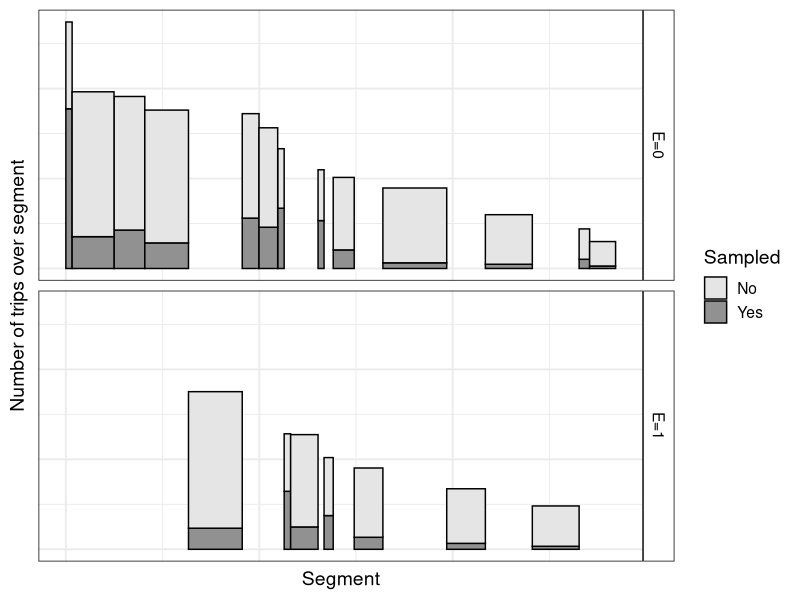
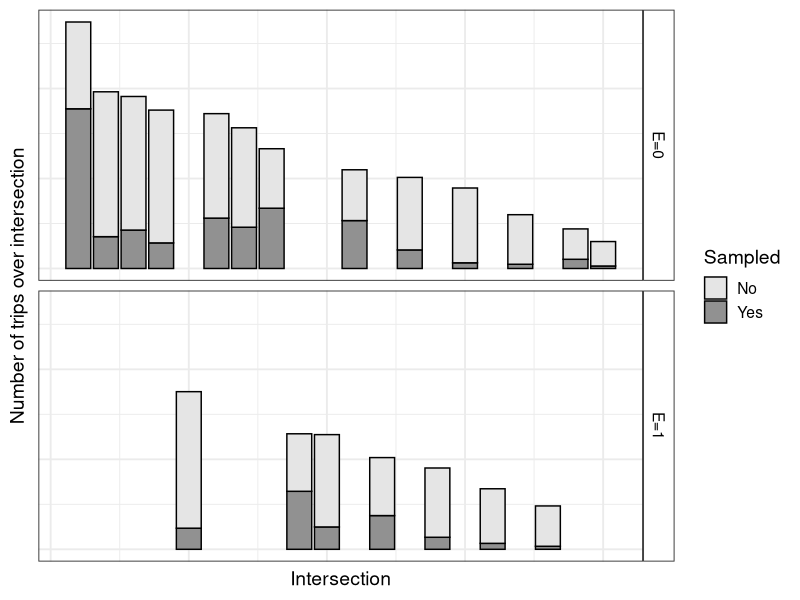

Reproduce these figures in R, in order.
## ---- chunk 1

library(tidyverse) 
library(truncnorm)
## ---- chunk 2
fig1_df = 1:20 %>% 
  as_tibble() %>% 
  rename(id=value) %>%
  mutate(
    L=rtruncnorm(a=3,
                 mean=20, sd=20, n=n()),
    #induce a slight negative association between segment length (L) and
    #the number of times the segment was traveled upon (N)
    N=rtruncnorm(a=5, mean=20 + -0.1*L, sd=20, n=n())) %>% 
  arrange(desc(N)) %>% 
  mutate(
    L_cum_right = cumsum(L),
    PD=L*N,
    L_cum_left =L_cum_right-L,
    L_cum_mid = L_cum_left+((L_cum_right-L_cum_left)/2), #because I want to plot at midpoint
  
    #define the sampling fraction (f) with a beta distribution because it's a proportion
    f=rbeta(n=n(),
            #more likely to be sampled if higher traffic segment (higher N)
            shape1= 15*(mean(L)+ mean(N))+100*N , 
            
            #more likely to be sampled if longer segment (higher L)
            shape2= mean(L)+ mean(N) + 5*(L*100)
            ),
    n = N*f, #sampled N is lowercase n, per manuscript notation
    PD_f = n*L, #segment-level person-distance
    N_f_not = N-n, #number not sampled
    PD_f_not = PD - PD_f,
    #Set exposure to follow a binomial distribution (p=.4)
    E = rbinom(n=n(), size=1, prob=.4),
    E_char = case_when(
      E==1 ~ "E=1",
      E==0 ~ "E=0"
    )
  )


# Create a long-form dataset. (Could do this with pivot-longer but not yet intuitive to me)
fig1_df_long_s1 = fig1_df %>% 
  dplyr::select(id, L, N, L_cum_mid, n, PD_f, E_char, E) %>% 
  rename(n_long = n, PD_long = PD_f) %>% 
  arrange(L) %>% 
  mutate(sampled=1) %>% 
  group_by(E) %>% 
  mutate(
    L_cum_right_alt = cumsum(L), #alt
    L_cum_left_alt =L_cum_right_alt-L,
    L_cum_mid_alt = L_cum_left_alt+((L_cum_right_alt-L_cum_left_alt)/2)
  )

fig1_df_long_s0 = fig1_df %>% 
  dplyr::select(id, L, N, L_cum_mid, N_f_not, PD_f_not, E_char, E) %>% 
  rename(n_long = N_f_not, PD_long = PD_f_not) %>% 
  arrange(L) %>% 
  mutate(sampled=0) %>% 
  group_by(E) %>% 
  mutate(
    L_cum_right_alt = cumsum(L), #alt
    L_cum_left_alt =L_cum_right_alt-L,
    L_cum_mid_alt = L_cum_left_alt+((L_cum_right_alt-L_cum_left_alt)/2)
  )


fig1_df_long = fig1_df_long_s1 %>% 
  bind_rows(fig1_df_long_s0)

## ---- chunk 3
fig1_df_long %>% 
  ggplot(aes(x=L_cum_mid, y=n_long, width=L, fill =as.character(sampled))) + #set coordinate to the cumulative midpoint
  geom_bar(
    stat="identity", 
    position = "stack",
    colour = "black",
    lwd=.5) +
  facet_grid(rows = vars(E_char)) +

  ylab("Number of trips over segment") +
  xlab("Segment") +
  scale_fill_manual(
    name = "Sampled",
    labels = c(
      "No",
      "Yes"
    ),
    values = c("gray90",
               "gray57"

    )
  ) +
   theme_bw(base_size = 14)+
  theme(
    axis.ticks=element_blank(),
    axis.text.x=element_blank(),
    axis.text.y = element_blank()
    )+
  theme( strip.background =element_rect(fill="white"))+
  theme(  strip.text =element_text(colour =   "black"))
## ---- chunk 4
fig1_df_long %>% 
  group_by(sampled) %>%  
  arrange(desc(N)) %>% 
  mutate(new_id = row_number()) %>% 
  ungroup() %>% 
  ggplot(aes(x=new_id, y=n_long, 
             fill =as.character(sampled))) + #set coordinate to the cumulative midpoint
  geom_bar(
    stat="identity", 
    position = "stack",
    colour = "black") +
  facet_grid(rows = vars(E_char)) +
  ylab("Number of trips over intersection") +
  xlab("Intersection") +
  scale_fill_manual(
    name = "Sampled",
    labels = c(
      "No",
      "Yes"
    ),
    values = c("gray90",
               "gray57"
               
    )
  ) +
  theme_bw(base_size = 14)+
  theme(
    axis.ticks=element_blank(),
    axis.text.x=element_blank(),
    axis.text.y = element_blank()
  )+
  theme( strip.background =element_rect(fill="white"))+
  theme(  strip.text =element_text(colour =   "black"))
